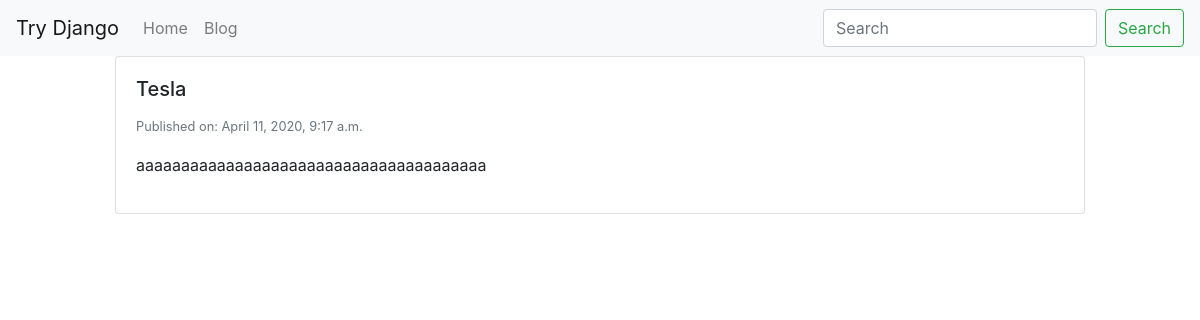
The app's page /blog/tesla-post/ with its own data.
### blog/models.py (models this page shows, shortened)
class BlogPost(models.Model):  # blogpost_set -> queryset
    user = models.ForeignKey(User, default=1, null=True, on_delete=models.SET_NULL)
    image = models.ImageField(upload_to='image/', blank=True, null=True)
    title = models.CharField(max_length=120)
    slug = models.SlugField(unique=True)  # transf hello world -> hello-world
    content = models.TextField(null=True, blank=True)
    publish_date = models.DateTimeField(auto_now=False, auto_now_add=False, null=True, blank=True)
    timestamp = models.DateTimeField(auto_now_add=True)
    updated = models.DateTimeField(auto_now=True)
    objects = BlogPostManger()
    class Meta:
        ordering = ['-publish_date', '-updated', '-timestamp']

### blog/views.py (the view)
# urls.py: path('<str:slug>/', blog_post_detail_view),
def blog_post_detail_view(request, slug):
    obj = get_object_or_404(BlogPost, slug=slug)
    template_name = 'blog/detail.html'
    context = {"object": obj}
    return render(request, template_name, context)

### blog/models.py (called while the page is built)
    def get_queryset(self):
        return BlogPostQuerySet(self.model, using=self._db)

### blog/templates/blog/detail.html (shortened to what this page needs)
{% extends "base.html" %}
{% block content %}
<div class='row'>
    {% include 'blog/list-inline.html' with blog_post=object detail=True %}
</div>
{% endblock %}

### blog/templates/blog/list-inline.html (shortened to what this page needs)
<div class='col-12 col-md-10 mb-3 mx-auto'>
    <div class='card {% if not blog_post.publish_date %} bg-dark text-light {% endif %}'>
        <div class='card-body'>
            <h5 class='card-title'>{{ blog_post.title }}</h5>
            <p class='card-text'>
                <small class='text-muted'>Published on: {{ blog_post.publish_date}}</small>
                {% if truncate %}
                    {{ blog_post.content|linebreaks|truncatewords:30 }}
                {% else %}
                    {{ blog_post.content|linebreaks }}
                {% endif %}
            </p>
        </div>
    </div>
</div>

### records on screen
BlogPost: title "Tesla", publish_date "April 11, 2020, 9:17 a.m.", content "aaaaaaaaaaaaaaaaaaaaaaaaaaaaaaaaaaaaaaa"
